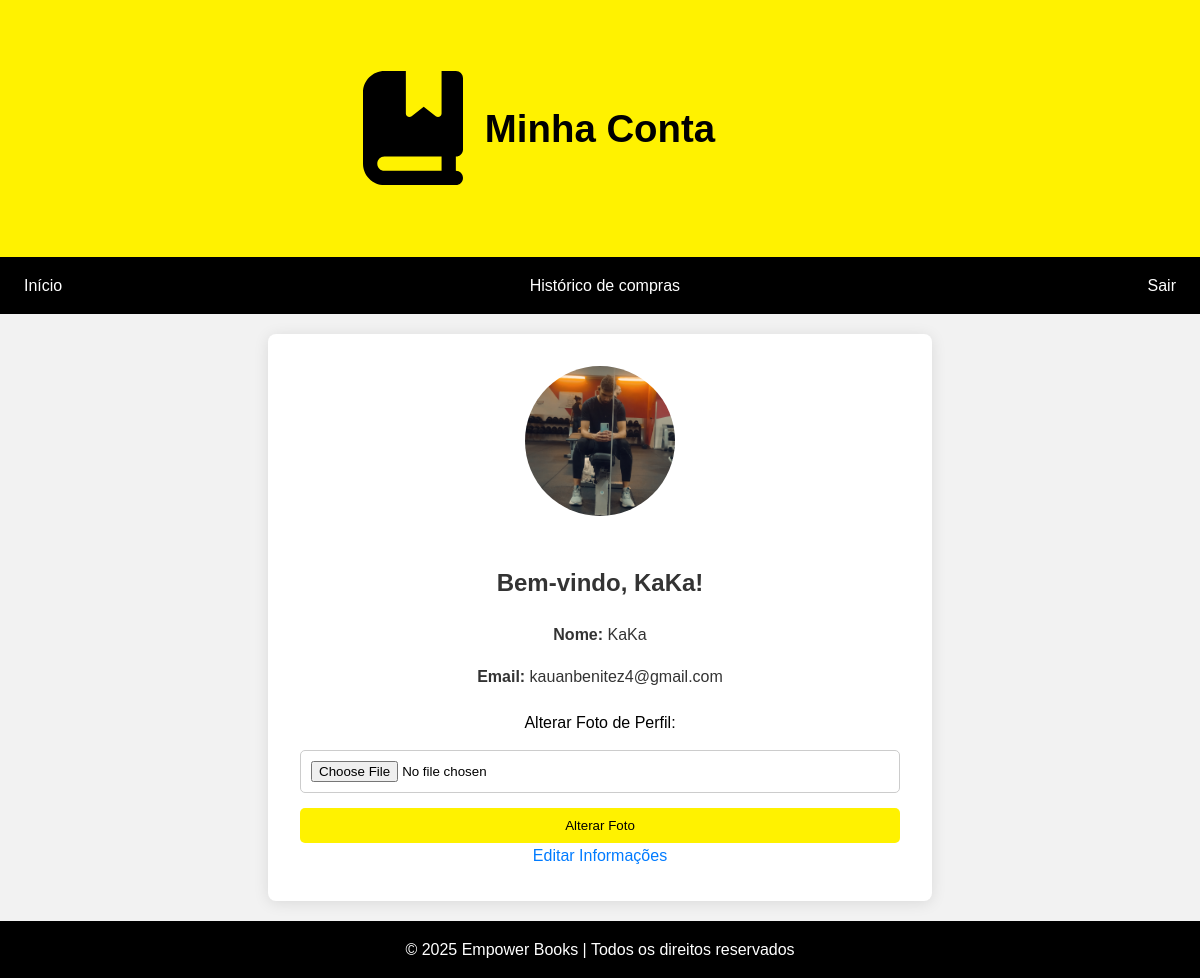
The page /minhaconta.php (signed in) on the database its author committed.
### tables this page shows
CREATE TABLE `users` (
  `user_id` int(11) NOT NULL,
  `username` varchar(255) NOT NULL,
  `email` varchar(255) NOT NULL,
  `senha` varchar(255) NOT NULL,
  `nome` varchar(255) NOT NULL,
  `apelido` varchar(255) NOT NULL,
  `phone_number` varchar(20) DEFAULT NULL,
  `role` enum('user','admin') DEFAULT 'user',
  `created_at` datetime DEFAULT current_timestamp(),
  `updated_at` datetime DEFAULT current_timestamp() ON UPDATE current_timestamp(),
  `chave_validacao` varchar(255) NOT NULL,
  `profile_image` varchar(255) DEFAULT NULL
);

### minhaconta.php (the view, shortened to what this page needs)
<?php
include("conexão.php");
$user_id = $_SESSION['user']['id'];
$query = $dbc->prepare("SELECT nome, email, profile_image FROM users WHERE user_id = ?");
$query->bind_param("i", $user_id);
$query->execute();
$result = $query->get_result();
$user = $result->fetch_assoc();
?>
<!DOCTYPE html>
<html lang="pt-br">
<head>
    <link rel="stylesheet" href="./css/minhaconta.css">
</head>
<body>
<header>
    <h1>Minha Conta</h1>
</header>
<nav>
    <a href="Index.php">Início</a>
    <a href="historico_compras.php">Histórico de compras</a>
    <a href="logout.php">Sair</a>
</nav>
<main>
    <section class="conta-container">
        <img src="<?= isset($user['profile_image']) && !empty($user['profile_image']) ? $user['profile_image'] : 'imagens/user.jpg' ?>" alt="Foto de perfil" class="profile-image">
        <h2>Bem-vindo, <?= htmlspecialchars($user['nome']) ?>!</h2>
        <div class="dados-usuario">
            <p><strong>Nome:</strong> <?= htmlspecialchars($user['nome']) ?></p>
            <p><strong>Email:</strong> <?= htmlspecialchars($user['email']) ?></p>
        </div>
        <form action="minhaconta.php" method="POST" enctype="multipart/form-data">
            <label for="profile_image">Alterar Foto de Perfil:</label>
            <input type="file" name="profile_image" id="profile_image" accept="image/*">
            <button type="submit">Alterar Foto</button>
        </form>
        <a href="editarconta.php">Editar Informações</a>
    </section>
</main>
<footer>
    &copy; 2025 Empower Books | Todos os direitos reservados
</footer>
</body>
</html>

### css/minhaconta.css (style rules this page uses)
body { font-family: Arial, sans-serif; line-height: 1.6; margin: 0; padding: 0; background-color: #f2f2f2; }
header { background-color: #fff200; text-align: center; padding: 4.5rem; font-size: larger; background-image: url('../imagens/book-bookmark-solid.svg'); background-size: 100px; background-position: 33% 50%; background-repeat: no-repeat; }
nav { background-color: #000000; color: #fff; padding: 0.5rem; display: flex; justify-content: space-between; align-items: center; }
nav a { color: #fff; text-decoration: none; padding: 0.5rem 1rem; }
main { flex-grow: 1; padding: 20px; }
footer { background-color: #000000; color: #fff; text-align: center; padding: 1rem; }
.conta-container { background-color: #fff; padding: 20px; border-radius: 8px; box-shadow: 0 2px 10px rgba(0, 0, 0, 0.1); text-align: center; }
h2 { margin-bottom: 20px; color: #333; }
.dados-usuario { margin-bottom: 20px; }
.dados-usuario p { font-size: 16px; color: #333; }
a { color: #007bff; text-decoration: none; }
.profile-image { width: 150px; height: 150px; border-radius: 50%; object-fit: cover; margin-bottom: 20px; }
form { display: flex; flex-direction: column; gap: 15px; margin-top: 20px; }
form input[type="file"] { padding: 10px; background-color: #fff; border: 1px solid #ccc; border-radius: 5px; }
form button { padding: 10px 20px; background-color: #fff200; color: #000000; border: none; border-radius: 5px; cursor: pointer; transition: background-color 0.3s; }
.conta-container { max-width: 600px; margin: 0 auto; padding: 2rem; background-color: #fff; border-radius: 8px; box-shadow: 0px 2px 15px rgba(0, 0, 0, 0.1); }
.conta-container h2 { font-size: 24px; margin-bottom: 20px; color: #333; }
.conta-container .dados-usuario p { font-size: 16px; color: #333; }
.conta-container .profile-image { width: 150px; height: 150px; border-radius: 50%; object-fit: cover; margin-bottom: 20px; }

### rows shown on the page
users: profile_image (picture), nome "KaKa", email "kauanbenitez4@gmail.com"
